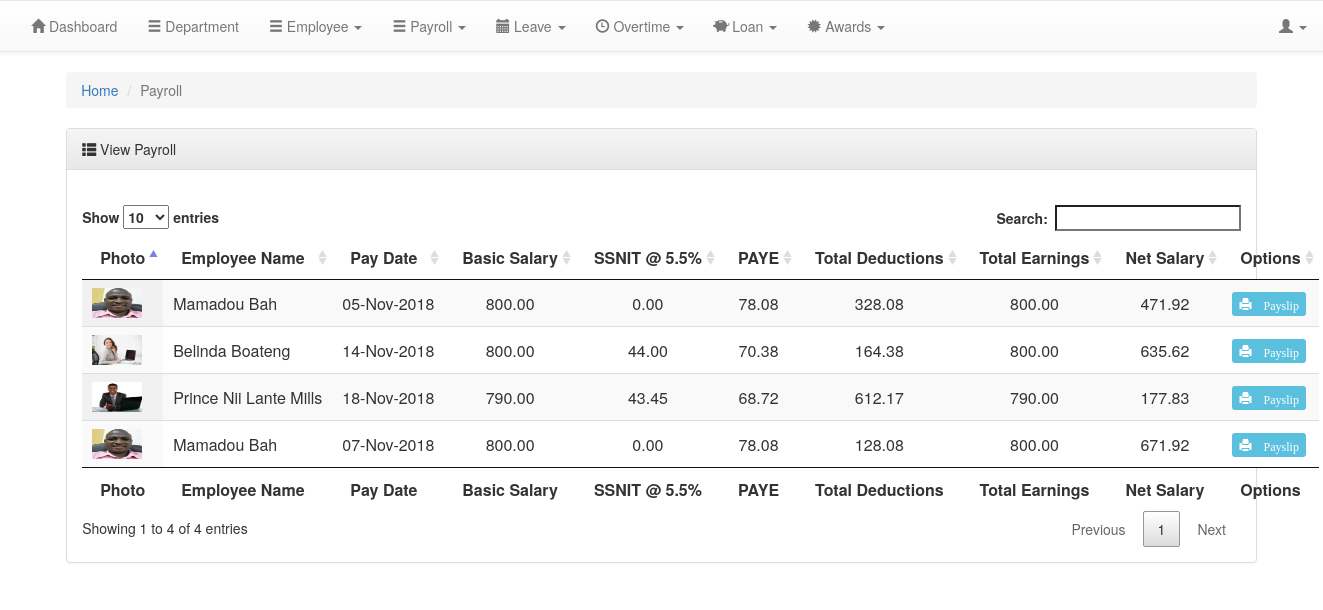
/view_full_payroll.php (signed in), run on the app's committed database.
### tables this page shows
CREATE TABLE `payroll` (
  `pay_id` int(100) NOT NULL,
  `pay_date` varchar(225) NOT NULL,
  `emp_id` int(100) NOT NULL,
  `basic_salary` int(100) NOT NULL,
  `loan_id` int(100) NOT NULL,
  `loan_balance` int(100) NOT NULL,
  `leave_paid` varchar(100) NOT NULL,
  `overtime_paid` varchar(225) NOT NULL,
  `sales_commission` varchar(225) NOT NULL,
  `perdiem` varchar(225) NOT NULL,
  `other_benefits` varchar(225) NOT NULL,
  `ssnit` varchar(225) NOT NULL,
  `paye` varchar(225) NOT NULL,
  `loan_paid` varchar(225) NOT NULL,
  `advance_taken` varchar(225) NOT NULL,
  `unpaid_leave` varchar(225) NOT NULL,
  `lateness` varchar(225) NOT NULL,
  `welfare` varchar(255) NOT NULL,
  `other_deductions` varchar(225) NOT NULL,
  `total_deductions` varchar(225) NOT NULL,
  `total_earnings` varchar(225) NOT NULL,
  `net_salary` varchar(225) NOT NULL
);

CREATE TABLE `employees` (
  `emp_id` int(100) NOT NULL,
  `emp_code` varchar(255) NOT NULL,
  `emp_joining_date` varchar(100) NOT NULL,
  `emp_fullname` varchar(255) NOT NULL,
  `emp_dob` varchar(100) NOT NULL,
  `emp_gender` varchar(255) NOT NULL,
  `emp_maratial_status` varchar(225) NOT NULL,
  `emp_mothers_mainden_name` varchar(225) NOT NULL,
  `emp_nationality` varchar(255) NOT NULL,
  `emp_tin_number` varchar(255) NOT NULL DEFAULT 'N/A',
  `emp_ssnit_number` varchar(255) NOT NULL DEFAULT 'N/A',
  `emp_present_address` varchar(255) NOT NULL,
  `emp_city` varchar(255) NOT NULL,
  `emp_country` varchar(255) NOT NULL,
  `emp_mobile` varchar(255) NOT NULL,
  `emp_email` varchar(255) NOT NULL,
  `bank_name` varchar(255) NOT NULL,
  `bank_branch` varchar(250) NOT NULL,
  `bank_account_name` varchar(255) NOT NULL,
  `bank_account_no` int(100) NOT NULL,
  `emp_contact_fullname` varchar(255) NOT NULL,
  `emp_contact_housenumber` varchar(255) NOT NULL,
  `emp_contact_mobile` varchar(255) NOT NULL,
  `emp_contact_occupation` varchar(225) NOT NULL,
  `emp_contact_relationshipToEmp` varchar(225) NOT NULL,
  `position_id` int(100) NOT NULL,
  `head_dep_id` int(100) NOT NULL,
  `basic_salary` varchar(225) NOT NULL,
  `employment_type` varchar(225) NOT NULL,
  `emp_photo` varchar(255) NOT NULL,
  `emp_resume` varchar(255) NOT NULL,
  `emp_offerLetter` varchar(225) NOT NULL,
  `emp_joiningLetter` varchar(225) NOT NULL,
  `emp_contractPaper` varchar(225) NOT NULL,
  `emp_idProff` varchar(225) NOT NULL,
  `emp_otherDocument` varchar(225) NOT NULL,
  `status` int(100) NOT NULL,
  `annual_leave` int(100) NOT NULL,
  `sick_leave` int(11) NOT NULL
);

### view_full_payroll.php (the view, shortened to what this page needs)
<html>
<head>
<link rel="stylesheet" type="text/css" href="css/style.css">
<link rel="stylesheet" type="text/css" href="css/bootstrap.min.css">
<link rel="stylesheet" type="text/css" href="css/bootstrap-theme.min.css">
<link rel="stylesheet" type="text/css" href="datatable/css/jquery.dataTables.min.css">
<link rel="stylesheet" type="text/css" href="datatable/css/buttons.dataTables.min.css">
</head>
<body>
<div class="container_fluid">
 <div class="row">
    <nav class="navbar navbar-default">
        <div class="container-fluid">
			<div class="collapse navbar-collapse" id="bs-example-navbar-collapse-1">
				<ul class="nav navbar-nav" >
				 <li id="navDashboard"><a href="admin/index"> <i class="glyphicon glyphicon-home"> </i> Dashboard </a> </li>
				 <li id="navDashboard"><a href="headOfDepartments"> <i class="glyphicon glyphicon-menu-hamburger"> </i> Department </a> </li>
 				 <li class="dropdown">
				 <a href="#" class="drop-toggle" data-toggle="dropdown"> <i class="glyphicon glyphicon-menu-hamburger"></i> Employee <span class="caret"></span></a>
				 </li>
				 <li class="dropdown">
				 <a href="#" class="drop-toggle" data-toggle="dropdown"> <i class="glyphicon glyphicon-menu-hamburger"></i> Payroll <span class="caret"></span></a>
				 </li>
                 <li class="dropdown">
				 <a href="#" class="drop-toggle" data-toggle="dropdown"> <i class="glyphicon glyphicon-calendar"></i> Leave <span class="caret"></span></a>
				 </li>
				 <li class="dropdown">
				 <a href="#" class="drop-toggle" data-toggle="dropdown"> <i class="glyphicon glyphicon-time"></i> Overtime <span class="caret"></span></a>
				 </li>
				  <li class="dropdown">
				 <a href="#" class="drop-toggle" data-toggle="dropdown"> <i class="glyphicon glyphicon-piggy-bank"></i> Loan <span class="caret"></span></a>
				 </li>
				 <li class="dropdown">
				 <a href="#" class="drop-toggle" data-toggle="dropdown"> <i class="glyphicon  glyphicon-certificate"></i> Awards <span class="caret"></span></a>
				 </li>
				 </ul>
				 <ul class="nav navbar-nav navbar-right">
				 <li class="dropdown menu">
				 <a href="#" class="drop-toggle" data-toggle="dropdown"> <i class="glyphicon glyphicon-user"></i> <span class="caret"></span></a>
				 </li>
				</ul>
		    </div>
		</div>
    </nav>
</div>
</div>
<div class="container" style="width:90%">
    <div class="row">
	    <ol class="breadcrumb">
		  <li><a href="admin/index">Home</a> </li>
		  <li class="Active">Payroll </li>
		</ol>
		<div class="panel panel-default">
		   <div class="panel-heading">
		    <div class="page-heading"><i class="glyphicon glyphicon-th-list"></i> View Payroll </div>
		   </div>
		   <div class="panel-body">
		    <div class="pull pull-right" style="padding-bottom:20px;">
		    </div>
	<table id="example" class="display nowrap" style="width:100%">
    <thead>
			   <tr>
			        <th style="width:10%;">Photo</th>
					<th>Employee Name</th>
					<th>Pay Date</th>
					<th>Basic Salary</th>
					<th>SSNIT @ 5.5%</th>
					<th>PAYE </th>
					<th>Total Deductions</th>
					<th>Total Earnings</th>
					<th>Net Salary</th>
					<th style="width:0%;">Options</th>
			   </tr>
			   </thead>
			   <tbody>
    <?php
	include('conn.php');
	$query =  "select p.emp_id,p.pay_date,p.basic_salary, p.ssnit,p.paye,p.total_deductions,p.total_earnings,p.net_salary,e.emp_photo,e.emp_fullname,p.pay_id
                    from payroll p JOIN employees e on p.emp_id = e.emp_id   ";
	$result = mysqli_query($conn,$query);
	while($row = mysqli_fetch_array($result)){
	$emp_photo = $row[8];
	$pay_id = $row[10];
	?>
            <tr>
                <td><?php echo " <img src='./images/photo/$emp_photo' width='50' height='30' /> " ; ?> </td>
				<td><?php echo $row[9]; ?></td>
                <td><?php echo date("d-M-Y",strtotime($row[1])); ?></td>
                <td align="center"><?php echo number_format($row[2],2,'.',','); ?></td>
				<td align="center"><?php echo number_format($row[3],2,'.',',');?></td>
                <td align="center"><?php echo number_format($row[4],2,'.',','); ?></td>
				<td align="center"><?php echo number_format($row[5],2,'.',','); ?></td>
                <td align="center"><?php echo number_format($row[6],2,'.',',');?></td>
				<td align="center"><?php echo number_format($row[7],2,'.',',');?></td>
	<td> <?php echo " <a  title ='Payslip'  href='emp_payslip_report?pay_id=$pay_id' class='label label-info'><i class='glyphicon glyphicon-print'> Payslip</i></a>" ?> </td>
            </tr>
    <?php
	}
	?>
        </tbody>
              <tfoot>
               <tr>
                <th style="width:10%;">Photo</th>
					<th>Employee Name</th>
					<th>Pay Date</th>
					<th>Basic Salary</th>
					<th>SSNIT @ 5.5%</th>
					<th>PAYE </th>
					<th>Total Deductions</th>
					<th>Total Earnings</th>
					<th>Net Salary</th>
					<th style="width:0%;">Options</th>
               </tr>
              </tfoot>
    </table>
	</div>
        </div>
    </div>
</div>
</body>
</html>

### data on the page
payroll: emp.emp_photo (picture), emp.emp_fullname "Mamadou Bah", pay_date "05-Nov-2018", basic_salary "800.00", ssnit "0.00", paye "78.08", total_deductions "328.08", total_earnings "800.00", net_salary "471.92"
payroll: emp.emp_photo (picture), emp.emp_fullname "Belinda Boateng", pay_date "14-Nov-2018", basic_salary "800.00", ssnit "44.00", paye "70.38", total_deductions "164.38", total_earnings "800.00", net_salary "635.62"
payroll: emp.emp_photo (picture), emp.emp_fullname "Prince Nii Lante Mills", pay_date "18-Nov-2018", basic_salary "790.00", ssnit "43.45", paye "68.72", total_deductions "612.17", total_earnings "790.00", net_salary "177.83"
payroll: emp.emp_photo (picture), emp.emp_fullname "Mamadou Bah", pay_date "07-Nov-2018", basic_salary "800.00", ssnit "0.00", paye "78.08", total_deductions "128.08", total_earnings "800.00", net_salary "671.92"
